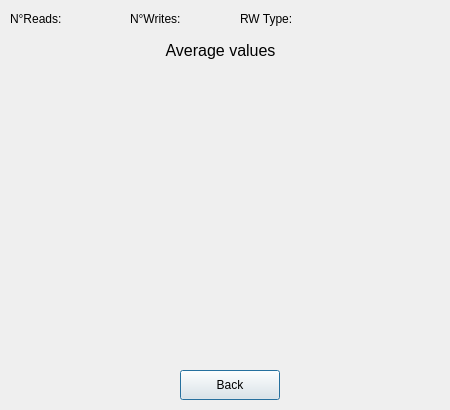
<?xml version="1.0" encoding="UTF-8"?>
<ui version="4.0">
 <class>WinTestPlot</class>
 <widget class="QDialog" name="WinTestPlot">
  <property name="geometry">
   <rect>
    <x>0</x>
    <y>0</y>
    <width>450</width>
    <height>410</height>
   </rect>
  </property>
  <property name="sizePolicy">
   <sizepolicy hsizetype="MinimumExpanding" vsizetype="MinimumExpanding">
    <horstretch>0</horstretch>
    <verstretch>0</verstretch>
   </sizepolicy>
  </property>
  <property name="minimumSize">
   <size>
    <width>450</width>
    <height>410</height>
   </size>
  </property>
  <property name="maximumSize">
   <size>
    <width>450</width>
    <height>410</height>
   </size>
  </property>
  <property name="windowTitle">
   <string>Test Results</string>
  </property>
  <widget class="QPushButton" name="pushButton">
   <property name="geometry">
    <rect>
     <x>180</x>
     <y>370</y>
     <width>100</width>
     <height>30</height>
    </rect>
   </property>
   <property name="text">
    <string>Back</string>
   </property>
  </widget>
  <widget class="QLabel" name="lbl_n_reads">
   <property name="geometry">
    <rect>
     <x>10</x>
     <y>10</y>
     <width>100</width>
     <height>17</height>
    </rect>
   </property>
   <property name="text">
    <string>N°Reads:</string>
   </property>
  </widget>
  <widget class="QLabel" name="lbl_b_writes">
   <property name="geometry">
    <rect>
     <x>130</x>
     <y>10</y>
     <width>100</width>
     <height>17</height>
    </rect>
   </property>
   <property name="text">
    <string>N°Writes:</string>
   </property>
  </widget>
  <widget class="QLabel" name="lbl_rw_type">
   <property name="geometry">
    <rect>
     <x>240</x>
     <y>10</y>
     <width>150</width>
     <height>17</height>
    </rect>
   </property>
   <property name="text">
    <string>RW Type:</string>
   </property>
  </widget>
  <widget class="QCustomPlot" name="customPlot" native="true">
   <property name="enabled">
    <bool>true</bool>
   </property>
   <property name="geometry">
    <rect>
     <x>0</x>
     <y>70</y>
     <width>451</width>
     <height>291</height>
    </rect>
   </property>
  </widget>
  <widget class="QLabel" name="lbl_type_test">
   <property name="geometry">
    <rect>
     <x>0</x>
     <y>30</y>
     <width>441</width>
     <height>41</height>
    </rect>
   </property>
   <property name="font">
    <font>
     <pointsize>12</pointsize>
    </font>
   </property>
   <property name="text">
    <string>Average values</string>
   </property>
   <property name="alignment">
    <set>Qt::AlignCenter</set>
   </property>
  </widget>
  <widget class="QLabel" name="lbl_compare">
   <property name="geometry">
    <rect>
     <x>10</x>
     <y>10</y>
     <width>481</width>
     <height>31</height>
    </rect>
   </property>
   <property name="font">
    <font>
     <pointsize>9</pointsize>
    </font>
   </property>
   <property name="lineWidth">
    <number>2</number>
   </property>
   <property name="text">
    <string/>
   </property>
  </widget>
 </widget>
 <customwidgets>
  <customwidget>
   <class>QCustomPlot</class>
   <extends>QWidget</extends>
   <header>qcustomplot.h</header>
   <container>1</container>
  </customwidget>
 </customwidgets>
 <resources/>
 <connections/>
</ui>
